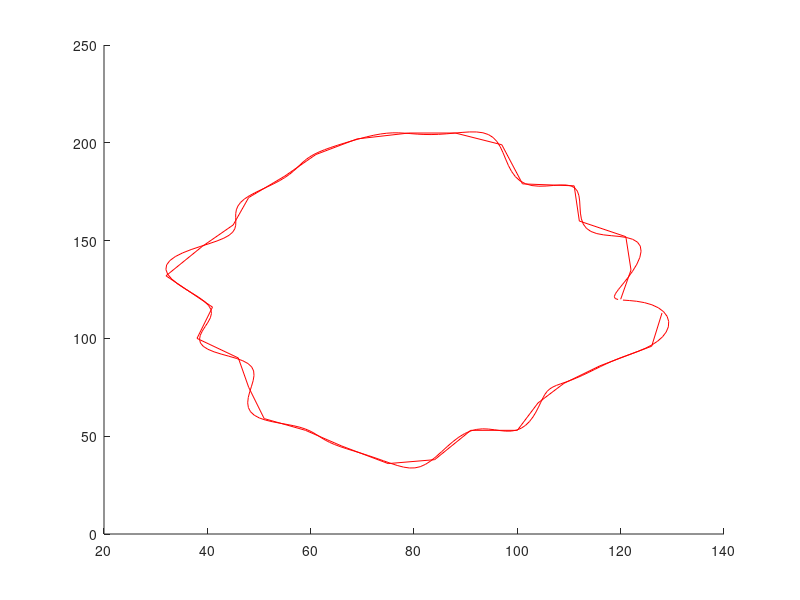

The MATLAB source for this figure:
function fourierdesc

[I,C]=testimg();

x=double(C(:,1));
y=double(C(:,2));
U=x+i*y;

% tranform
G=fft(U);

% normalize
center=G(1)/length(G);G(1)=0; % translate
scale=abs(G(2));G=G./scale; % scale
theta=atan2(imag(G(2)),real(G(2))); % rotation
rx=real(G(:));ry=imag(G(:));
Gt=[cos(-theta) -sin(-theta);
    sin(-theta) cos(-theta)]*[rx';ry'];
G=Gt(1,:)+i*Gt(2,:);G=G(:);

% modify
L=floor(length(G)/2);
Gi=[0;G(2:L);zeros([200,1]);G(end-(L-2):end)];
%Gi=[0;G(2:L);G(end-L+2:end)];

% reproduce
angle=atan2(imag(Gi(2)),real(Gi(2))); % rotation
rx=real(Gi(:));ry=imag(Gi(:));
Gt=[cos(theta-angle) -sin(theta-angle);
    sin(theta-angle) cos(theta-angle)]*[rx';ry'];
Gi=Gt(1,:)+i*Gt(2,:);Gi=Gi(:);
Gi=Gi.*scale*length(Gi)/length(G); % scale
Gi(1)=center*length(Gi); % translate

% transform
Ui=ifft(Gi);

% display
clf;hold on;
plot(real(U ),imag(U ),'r-');
plot(real(Ui),imag(Ui),'r-');
hold off;

function [img,c]=testimg
% generate fixed sized test image
bw=zeros([256,256]);
nr=size(bw,1);
nc=size(bw,2);
noisy=int32(nc*nr*.3);
bw(int32(nr/4):int32(nr/4*3),int32(nc/4):int32(nc/4*3))=1;
x=randi([1,255],[noisy 2]);y=x(:,1)*256+x(:,2);
bw(y)=1;
x=randi([1,255],[noisy 2]);y=x(:,1)*256+x(:,2);
bw(y)=0;
img=double(bw);
% generate initial curve
angle=1e-5:.2:pi*2.;
tmp=randi([38,48],[1,max(size(angle))]);
c=int32([tmp.*cos(angle)+80;tmp.*sin(angle)*1.8+120]');
% display them, optional
imshow(img,[]);hold on,plot(c(:,1),c(:,2),'r-','LineWidth',2),hold off;
c=double(c);

